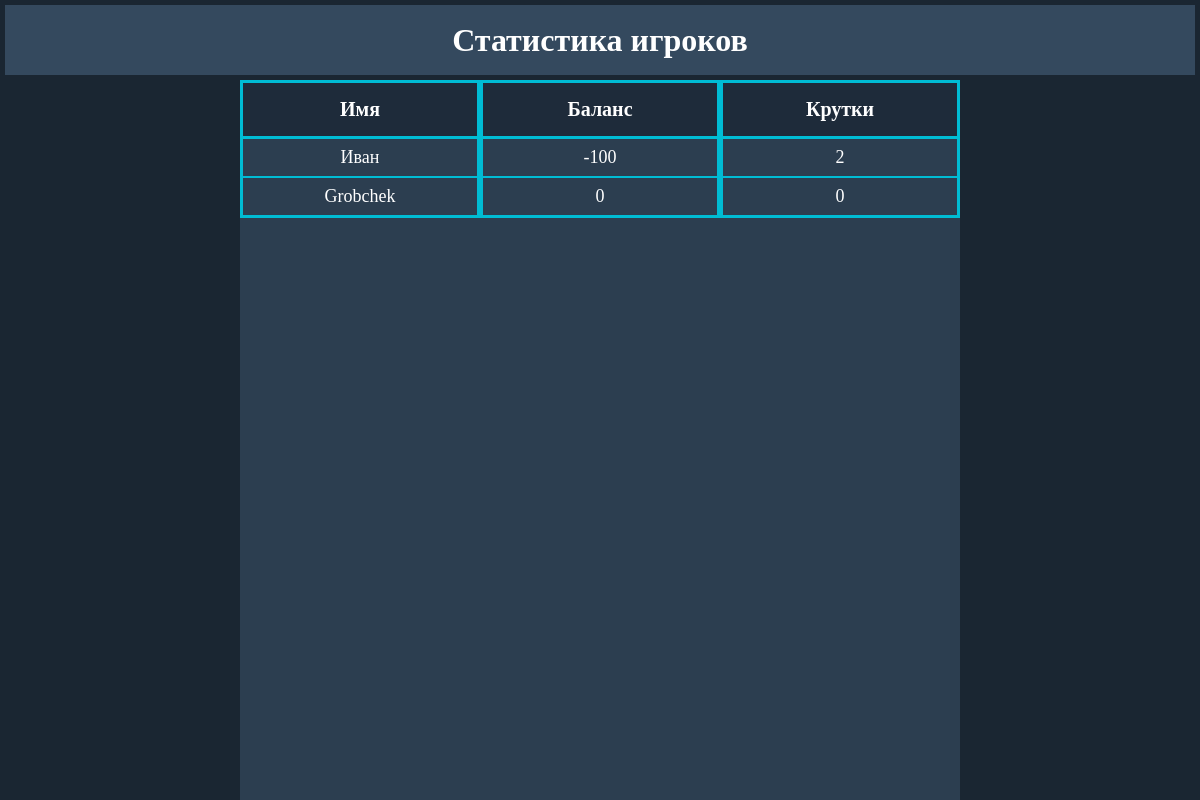
Before: / with the older database file.
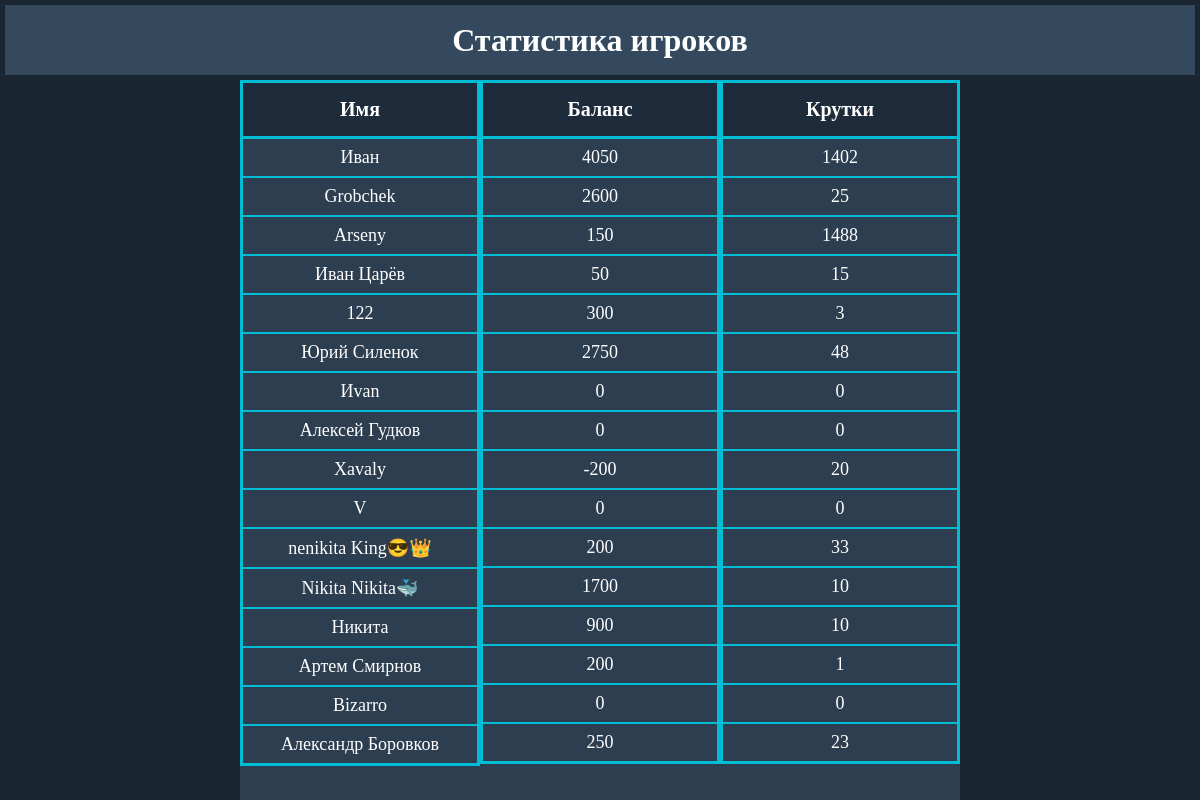
After: the same page with the newer database file.
### tables this page shows
CREATE TABLE "Players" (
	"id"	INTEGER NOT NULL,
	"user_id"	INTEGER,
	"username"	TEXT,
	"balance"	INTEGER,
	"spins"	INTEGER DEFAULT 0,
	PRIMARY KEY("id" AUTOINCREMENT)
);

### Syte/base/server.py (the view)
@app.route('/')
def index():
    cursor, connect = connect_db()
    cursor.execute("SELECT username, balance, spins FROM Players")
    users = cursor.fetchall()
    print("USERS:", users)
    connect.close()
    return render_template('syte.html', users=users)

### Syte/base/server.py (called while the page is built)
def connect_db():
    connect = sqlite3.connect(DB_PATH)
    cursor = connect.cursor()
    return cursor, connect

### Syte/base/templates/syte.html (shortened to what this page needs)
<!DOCTYPE html>
<html lang="ru">
<head>
    <link rel="stylesheet" href="../static/styles/style.css">
</head>
<body>
    <h1>Статистика игроков</h1>
    <div class="my-style1">
        <div class="column1"></div>
        <div class="column2">
            <h3>Имя</h3>
            {% for user in users %}
            <p>{{ user[0] }}</p>
            {% endfor %}
        </div>
        <div class="column2">
            <h3>Баланс</h3>
            {% for user in users %}
            <p>{{ user[1] }}</p>
            {% endfor %}
        </div>
        <div class="column2">
            <h3>Крутки</h3>
            {% for user in users %}
            <p>{{ user[2] }}</p>
            {% endfor %}
        </div>
        <div class="column1"></div>
    </div>
</body>
</html>

### Syte/base/static/styles/style.css (style rules this page uses)
html, body { height: 100vh; margin: 0; display: flex; flex-direction: column; background-color: #2c3e50; }
h1 { text-align: center; border: 5px solid #1a2632; height: 10%; margin: 0; box-sizing: border-box; background-color: #34495e; color: white; display: flex; align-items: center; justify-content: center; }
.my-style1 { display: grid; grid-template-columns: repeat(5, 1fr); height: 90%; color: white; align-items: start; }
.column1 { background-color: #1a2632; height: 100%; }
.column2 { background-color: #34495e; color: white; display: flex; flex-direction: column; align-items: center; justify-content: flex-start; text-align: center; border-left: 3px solid #00bcd4; border-right: 3px solid #00bcd4; border-top: 3px solid #00bcd4; border-bottom: 3px solid #00bcd4; padding: 0; min-height: auto; }
.column2 h3 { margin: 0; background-color: #1e2b3a; color: white; border-bottom: 3px solid #00bcd4; padding: 15px 0; width: 100%; font-size: 20px; }
.column2 p { margin: 0; font-size: 18px; border-bottom: 2px solid #00bcd4; width: 100%; padding: 8px 0; background-color: #2c3e50; }
.column2 p:last-child { border-bottom: none; }

Changed rows visible on the page:
changed Players "Иван": balance "-100" → "4050"; spins "2" → "1402"
changed Players "Grobchek": balance "0" → "2600"; spins "0" → "25"
added Players: username "Arseny", balance "150", spins "1488"
added Players: username "Иван Царёв", balance "50", spins "15"
added Players: username "122", balance "300", spins "3"
added Players: username "Юрий Силенок", balance "2750", spins "48"
added Players: username "Иvan", balance "0", spins "0"
added Players: username "Алексей Гудков", balance "0", spins "0"
added Players: username "Xavaly", balance "-200", spins "20"
added Players: username "V", balance "0", spins "0"
added Players: username "nenikita King😎👑", balance "200", spins "33"
added Players: username "Nikita Nikita🐳", balance "1700", spins "10"
added Players: username "Никита", balance "900", spins "10"
added Players: username "Артем Смирнов", balance "200", spins "1"
added Players: username "Bizarro", balance "0", spins "0"
added Players: username "Александр Боровков", balance "250", spins "23"
